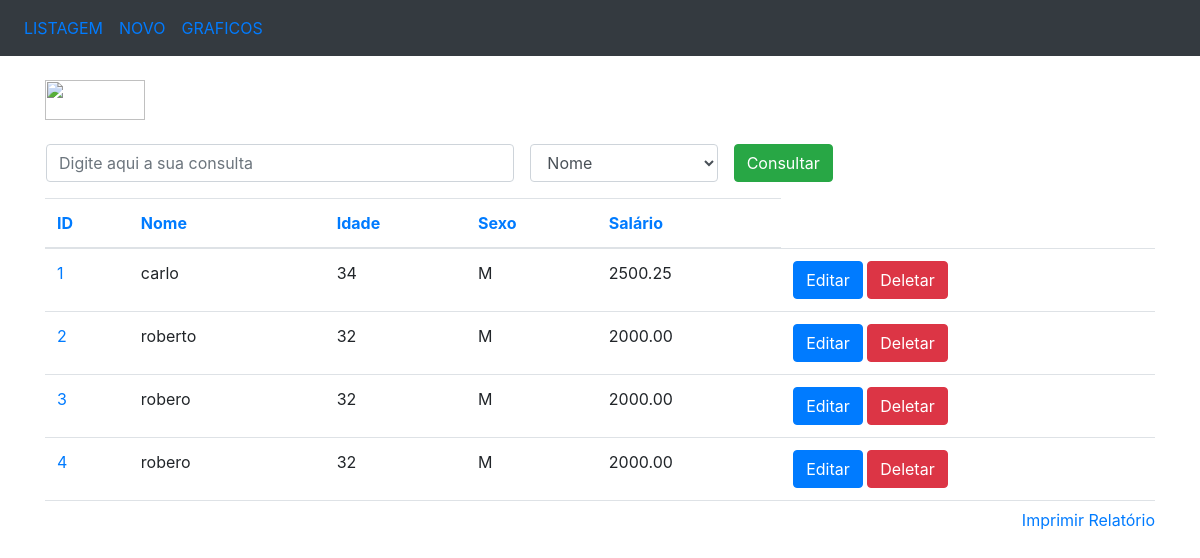
The app's page /listagem with its own data.
### app/models/tables.py (models this page shows, shortened)
class Pessoa(db.Model):
	__tablename__ = 'pessoas'
	id = db.Column(db.Integer, primary_key=True)
	nome = db.Column(db.String(50), nullable=False)
	idade = db.Column(db.Integer)
	sexo = db.Column(db.String(1))
	salario= db.Column(db.Float)

### app/controllers/default.py (the view)
@app.route('/')
@app.route('/listagem')
def listagem():
	pessoas = Pessoa.query.all()
	return render_template('listagem.html', pessoas=pessoas, ordem='id')

### app/templates/listagem.html (shortened to what this page needs)
<!DOCTYPE html>
<html>
<head>
	<link rel="stylesheet" href="https://maxcdn.bootstrapcdn.com/bootstrap/4.3.1/css/bootstrap.min.css">
</head>
<body>
	<nav class="navbar navbar-expand-sm bg-dark">
		<ul class="navbar-nav">
			<li class="nav-item">
				<a class="nav-link" href="/listagem">LISTAGEM</a>
			</li>
			<li class="nav-item">
				<a class="nav-link" href="/insercao">NOVO</a>
			</li>
			<li class="nav-item">
				<a class="nav-link" href="/graficos">GRAFICOS</a>
			</li>
		</ul>
	</nav>
	<br>
	<div class="container">
		<img src="{{ url_for('static', filename='img/logo.png') }}" style="width: 100px; height: 40px;">
		<br><br>
		<form action="/consulta" method="POST" name="frm_consulta" class="ml-3">
			<div class="form-group">
				<div class="row">
					<input type="text" class="form-control col-md-5 mr-3" name="consulta" placeholder="Digite aqui a sua consulta">
					<select class="form-control col-md-2 mr-3" name="campo">
						<option value="nome">Nome</option>
					</select>
					<button type="submit" class="btn btn-success">Consultar</button>
				</div>
			</div>
		</form>
		<div style="overflow: scroll; height: 310px; width: 100%" align="center">
			<table class="table">
				<thead>
					<tr>
						<th><a href="/ordenacao/id/{{ ordem }}">ID</a></th>
						<th><a href="/ordenacao/nome/{{ ordem }}">Nome</a></th>
						<th><a href="/ordenacao/idade/{{ ordem }}">Idade</a></th>
						<th><a href="/ordenacao/sexo/{{ ordem }}">Sexo</a></th>
						<th><a href="/ordenacao/salario/{{ ordem }}">Salário</a></th>
					</tr>
				</thead>
				<tbody>
					{% for pessoa in pessoas %}
						<tr>
							<td nowrap="true">
								<a href="/selecao/{{pessoa.id}}">{{pessoa.id}}</a>
							</td>
							<td nowrap="true">{{pessoa.nome}}</td>
							<td nowrap="true">{{pessoa.idade}}</td>
							<td nowrap="true">{{pessoa.sexo}}</td>
							<td nowrap="true">
								{% print("%.2f" % pessoa.salario)%}
							</td>
							<td>
								<a href="/edicao/{{pessoa.id}}" class="btn btn-primary" role="button"> Editar</a>
								<a href="/delecao/{{pessoa.id}}" class="btn btn-danger" role="button"> Deletar</a>
							</td>
						</tr>
					{% endfor %}
				</tbody>
			</table>
		</div>
		<a href="#" style="float: right;" onclick="relatorio()">Imprimir Relatório</a>
	</div>
</body>
</html>

### records on screen
Pessoa: id "1", nome "carlo", idade "34", sexo "M", salario "2500.25"
Pessoa: id "2", nome "roberto", idade "32", sexo "M", salario "2000.00"
Pessoa: id "3", nome "robero", idade "32", sexo "M", salario "2000.00"
Pessoa: id "4", nome "robero", idade "32", sexo "M", salario "2000.00"
